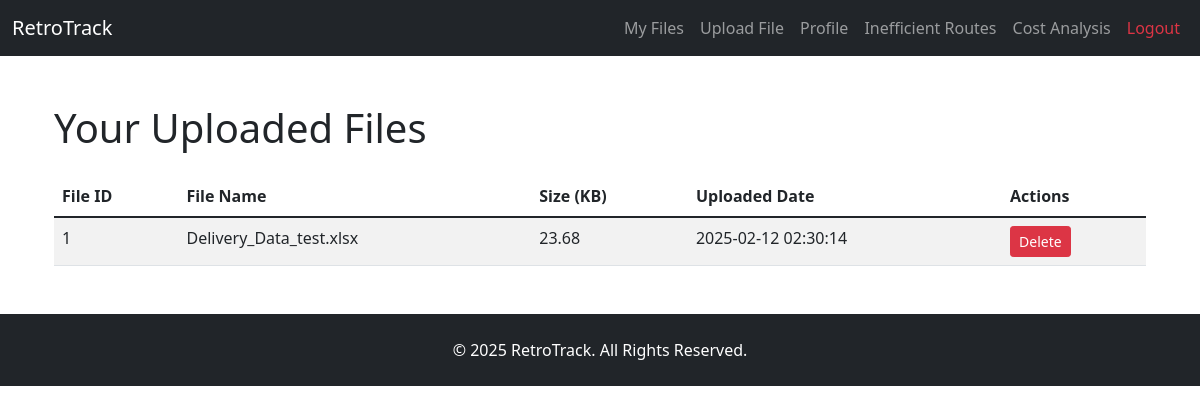
The page /files (signed in) on the database as committed earlier.
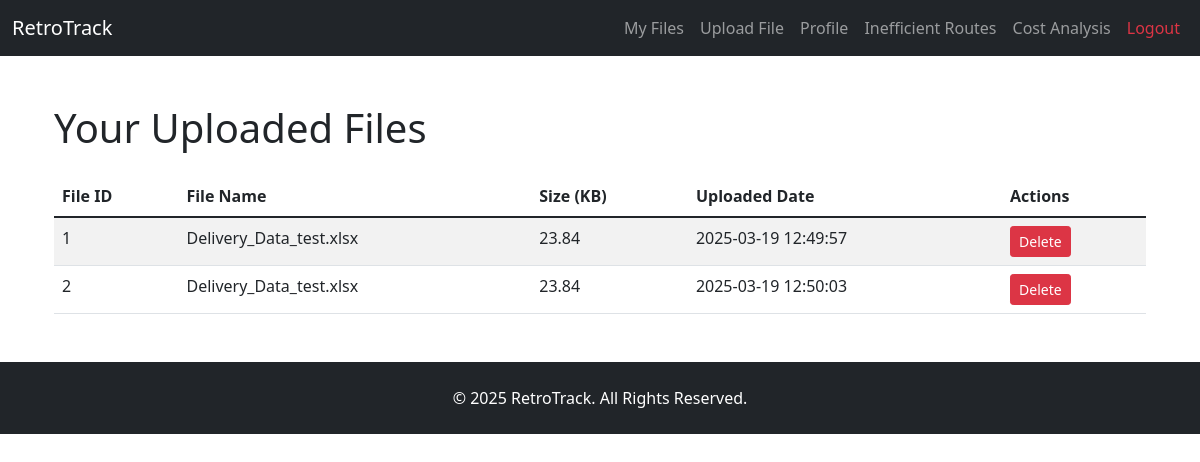
The same page on the database as committed later.
### app.py (models this page shows, shortened)
class File(db.Model):
    id = db.Column(db.Integer, primary_key=True)
    filename = db.Column(db.String(255), nullable=False)
    upload_date = db.Column(db.DateTime, nullable=False, default=datetime.utcnow)
    size = db.Column(db.Float, nullable=False)
    user_id = db.Column(db.Integer, nullable=False)  # storing owner user id
    parsed_data = db.Column(db.Text, nullable=True)

### app.py (the view)
@app.route('/files')
def files():
    if 'user_id' not in session:
        flash("Login required.", "danger")
        return redirect(url_for('login'))
    user_files = File.query.filter_by(user_id=session['user_id']).all()
    return render_template('files.html', files=user_files)

### app.py (called while the page is built)
@app.context_processor
def inject_now():
    return {"now": datetime.utcnow()}

### templates/files.html
{% extends "base.html" %}
{% block content %}
    <div class="container mt-5">
        <h1>Your Uploaded Files</h1>
        {% if files %}
            <table class="table table-striped mt-4">
                <thead>
                <tr>
                    <th>File ID</th>
                    <th>File Name</th>
                    <th>Size (KB)</th>
                    <th>Uploaded Date</th>
                    <th>Actions</th>
                </tr>
                </thead>
                <tbody>
                {% for file in files %}
                    <tr>
                        <td>{{ file.id }}</td>
                        <td>{{ file.filename }}</td>
                        <td>{{ "%.2f"|format(file.size) }}</td>
                        <td>{{ file.upload_date.strftime('%Y-%m-%d %H:%M:%S') }}</td>
                        <td>
                            <form action="{{ url_for('delete_file', file_id=file.id) }}" method="POST"
                                  style="display: inline;">
                                <button type="submit" class="btn btn-danger btn-sm">Delete</button>
                            </form>
                        </td>
                    </tr>
                {% endfor %}
                </tbody>
            </table>
        {% else %}
            <p>No files uploaded yet. <a href="{{ url_for('upload') }}">Upload one now</a>.</p>
        {% endif %}
    </div>
{% endblock %}

### templates/base.html (shortened to what this page needs)
<!DOCTYPE html>
<html lang="en">
<head>
    <link rel="stylesheet" href="https://cdn.jsdelivr.net/npm/bootstrap@5.1.3/dist/css/bootstrap.min.css">
</head>
<body>
<nav class="navbar navbar-expand-lg navbar-dark bg-dark">
    <div class="container-fluid">
        <a class="navbar-brand" href="{{ url_for('home') }}">RetroTrack</a>
        <div class="collapse navbar-collapse" id="navbarNav">
            <ul class="navbar-nav ms-auto">
                {% if session.get('user_id') %}
                    <li class="nav-item">
                        <a class="nav-link" href="{{ url_for('files') }}">My Files</a>
                    </li>
                    <li class="nav-item">
                        <a class="nav-link" href="{{ url_for('upload') }}">Upload File</a>
                    </li>
                    <li class="nav-item">
                        <a class="nav-link" href="{{ url_for('profile') }}">Profile</a>
                    </li>
                    <li class="nav-item">
                        <a class="nav-link" href="{{ url_for('show_inefficient') }}">Inefficient Routes</a>
                    </li>
                    <li class="nav-item">
                        <a class="nav-link" href="{{ url_for('cost_analysis') }}">Cost Analysis</a>
                    </li>
                    <li class="nav-item">
                        <a class="nav-link text-danger" href="{{ url_for('logout') }}">Logout</a>
                    </li>
                {% endif %}
            </ul>
        </div>
    </div>
</nav>
<div class="container mt-4">
    {% block content %}{% endblock %}
</div>
<footer class="bg-dark text-white mt-5 py-4 text-center">
    <p class="mb-0">&copy; {{ now.year }} RetroTrack. All Rights Reserved.</p>
</footer>
</body>
</html>

Rows that differ between the two databases and show on the page:
changed File id 1: size "23.68" → "23.84"; upload_date "2025-02-12 02:30:14" → "2025-03-19 12:49:57"
added File: id "2", filename "Delivery_Data_test.xlsx", size "23.84", upload_date "2025-03-19 12:50:03"
